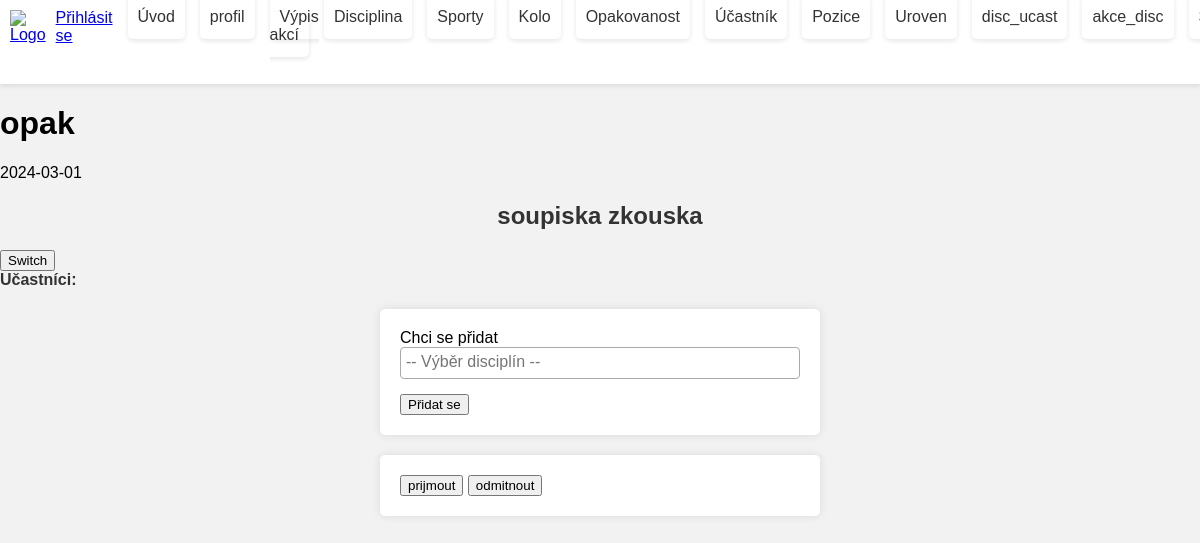
Screenshot of /soupiska?is=7 with the database file from the repository.
### tables this page shows
CREATE TABLE `akce` (
  `id_akce` int(3) NOT NULL,
  `nazev_akce` varchar(30) NOT NULL,
  `datum_zahajeni` date NOT NULL,
  `datum_konce` date DEFAULT NULL,
  `misto_kon` varchar(100) NOT NULL,
  `poradatel` varchar(100) DEFAULT NULL,
  `popisek_akce` text NOT NULL,
  `pritomni_uc` varchar(70) DEFAULT NULL,
  `shrnuti` varchar(100) DEFAULT NULL,
  `archivovano` tinyint(1) DEFAULT NULL,
  `id_opak` int(3) DEFAULT NULL,
  `id_kolo` int(3) DEFAULT NULL
);

CREATE TABLE `soupiska` (
  `id_soup` int(3) NOT NULL,
  `id_akce` int(3) NOT NULL,
  `nazev_skupiny` varchar(50) NOT NULL,
  `vys_s` text DEFAULT NULL
);

### kontrolery/Kontroler.php (called while the page is built, shortened)
<?php
abstract class Kontroler {
    protected $pohled = "";
    public function vypisPohled() {
        require "pohledy/{$this->pohled}.phtml";
    }
}

### index.php (called while the page is built, shortened)
<?php
$smerovac = new SmerovacKontroler();
$smerovac->zpracuj([$_SERVER["REQUEST_URI"]]);
$smerovac->vypisPohled();

### kontrolery/SoupiskaKontroler.php (called while the page is built, shortened)
<?php
class SoupiskaKontroler extends Kontroler {
    public function zpracuj($parametry) {
        $idTetoSoup=$_GET['is'];
        $modelSoupiska= new ModelySoupiska();
        $modelAkce = new ModelyAkce();
        $soup=$modelSoupiska->vratVsechnySoupisky();
        foreach($soup as $s){
            if(!($idTetoSoup == $s["id_soup"])){
                continue;
            }
            $konkretniSoup= [
                                'id_soup' => $s['id_soup'],
                                'id_akce' => $s['id_akce'],
                                'nazev_skupiny' => $s['nazev_skupiny'],
                                'vys_s' => $s['vys_s'],
                            ];
        }
        $akce=$modelAkce->vratVsechnyAkce();
        foreach($akce as $a){
            if($konkretniSoup['id_akce'] == $a["id_akce"]){
                $konkretniAkce= [
                    'id_akce' => $a["id_akce"],
                    'nazev_akce' => $a['nazev_akce'],
                    'datum_zahajeni' => $a['datum_zahajeni'],
                    'datum_konce' => $a['datum_konce'],
                    'misto_kon' => $a['misto_kon'],
                    'popisek_akce' => $a['popisek_akce'],
                    'pritomni_uc' => $a['pritomni_uc'],
                    'archivovano' => $a['archivovano'],
                    'shrnuti' => $a['shrnuti'],
                    'poradatel' => $a['poradatel'],
                    'id_opak' => $a['id_opak'],
                    'id_kolo' => $a['id_kolo'],
                ];
            }
        }
    }
}

### modely/ModelyAkce.php (called while the page is built, shortened)
<?php
class ModelyAkce{
    public function vratVsechnyAkce() {
        $sql = "
            SELECT *
            FROM akce
        ";
        $akce = Db::dotazVsechny($sql);
        return $akce;
      }
}
?>

### modely/Db.php (called while the page is built, shortened)
<?php
class Db {
  private static $spojeni;
  private static $nastaveni = array(
		PDO::ATTR_ERRMODE => PDO::ERRMODE_EXCEPTION,
		PDO::ATTR_EMULATE_PREPARES => false,
	);
  public static function pripoj($server, $uzivatel, $heslo, $databaze)
  {
	  if (!isset(self::$spojeni))
      {
        $dsn = "mysql:host=$server;dbname=$databaze;charset=utf8";
			 self::$spojeni = new PDO(
				$dsn,
				$uzivatel,
				$heslo,
				self::$nastaveni
			 );
	  }
	}
  public static function dotazVsechny($dotaz, $parametry = array()) {
		$navrat = self::$spojeni->prepare($dotaz);
		$navrat->execute($parametry);
		return $navrat->fetchAll();
	}
}

### kontrolery/SmerovacKontroler.php (called while the page is built, shortened)
<?php
class SmerovacKontroler extends Kontroler {
  public function zpracuj($parametry) {
     $url = $parametry[0];
     $castiCesty = $this->parsujURL($url);
     if (empty($castiCesty[0])) {
        $this->presmeruj("uvod");
     }
     else {
          $castNazvuKontroleru = array_shift($castiCesty);
          $nazevKontroleru = $this->pomlckyDoVelbloudiNotace($castNazvuKontroleru)
                              . "Kontroler";
          if (file_exists("kontrolery/$nazevKontroleru.php")) {
            $this->kontroler = new $nazevKontroleru;
            $this->kontroler->zpracuj($castiCesty);
          } else {
            $this->presmeruj("chyba");
          }
     }
  }
  private function pomlckyDoVelbloudiNotace($text) {
      $text = str_replace("-", " ", $text);
      $text = ucwords($text);
      $text = str_replace(" ", "", $text);
      return $text;
  }
  private function parsujURL($url) {
      $naparsovanaURL = parse_url($url);
      $cesta = $naparsovanaURL["path"];
      $cesta = ltrim($cesta, "/");
      $cesta = trim($cesta);
      $rozdelenaCesta = explode("/", $cesta);
      return $rozdelenaCesta;
  }
}
?>

### modely/ModelySoupiska.php (called while the page is built, shortened)
<?php
class ModelySoupiska{
    public function vratVsechnySoupisky() {
        $sql = "
            SELECT *
            FROM soupiska
        ";
        $soupiska = Db::dotazVsechny($sql);
        return $soupiska;
    }
}
?>

### pohledy/soupiska.phtml (the view, shortened to what this page needs)
<!DOCTYPE html>
<html lang="en">
    <head>
    </head>
    <body>
        <h1><?php echo $konkretniAkce['nazev_akce'];?></h1>
        <p><?php echo $konkretniAkce['datum_zahajeni'];?><p>
        <h2><?php echo $konkretniSoup['nazev_skupiny'];?></h2>
        <button id="switch">Switch</button>
        <div id="vypis">
            <div>
                <label>Učastníci:</label>
            </div>
            <div>
                <form method="post">
                    <div>
                        <lable for="disc_pending">Chci se přidat</lable>
                    </div>
                    <button type="submit" name="pridat_pending">Přidat se</button>
                </form>
            </div>
            <div>
                <div>
                    <form method="post">
                        <button type="submit" name="prijmout_pending">prijmout</button>
                        <button type="submit" name="odmitnout_pending">odmitnout</button>
                    </form>
                </div>
            </div>
        </div>
        <link href="https://cdn.jsdelivr.net/npm/select2@4.1.0-rc.0/dist/css/select2.min.css" rel="stylesheet" />
    </body>
</html>

### pohledy/styly.css (style rules this page uses)
body { margin: 0; font-family: 'Arial', sans-serif; }
body { font-family: 'Arial', sans-serif; background-color: #f2f2f2; margin: 0; }
h2 { text-align: center; color: #333; }
form { max-width: 400px; margin: 20px auto; background-color: #ffffff; padding: 20px; border-radius: 5px; box-shadow: 0 0 10px rgba(0, 0, 0, 0.1); }
div { margin-bottom: 15px; }
label { display: block; font-weight: bold; margin-bottom: 5px; color: #333; }

### rows the page displays
akce: nazev_akce "opak", datum_zahajeni "2024-03-01"
soupiska: nazev_skupiny "soupiska zkouska"
